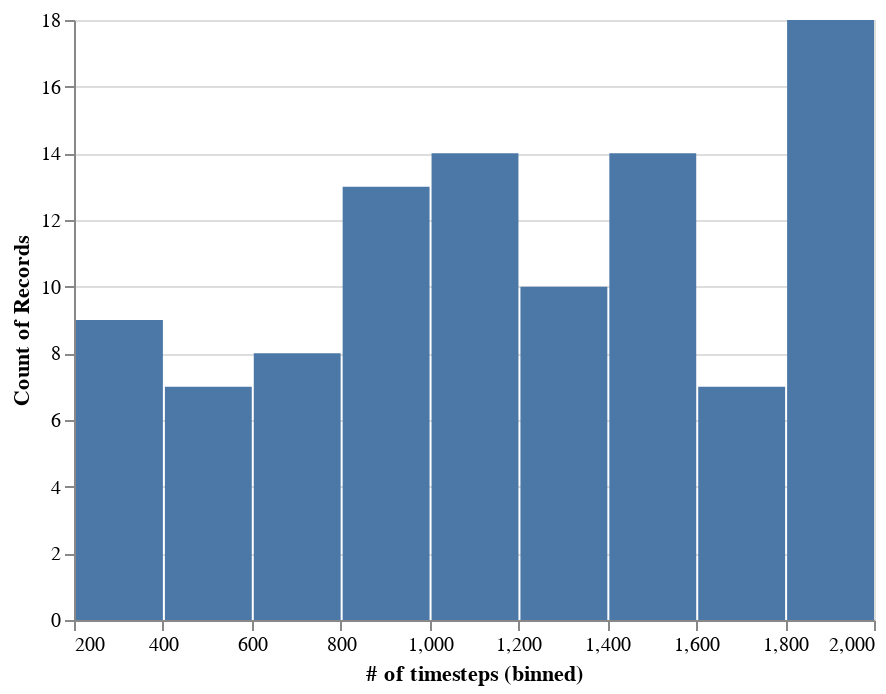

The cell this chart's notebook holds for it:
### Markdown cell above
Now let's generate a dataset where a size of a train segment is a random integer from 1 to 10.

### Code cell
train_seg_n = lambda: np.random.randint(1,11)
dataset = Dataset.generate(train_outlier_prob=0, n_samples=100, total_train_seg=train_seg_n)
sample_size_df = pd.DataFrame([len(s) for s in dataset.samples], columns=['# of timesteps'])
alt.Chart(sample_size_df).mark_bar().encode(
    alt.X("# of timesteps:Q", bin=True),
    y='count()',
)

### Figure 1 — Vega-Lite specification as saved in the notebook (floating-point values rounded to 4 significant figures)
{"config": {"view": {"continuousWidth": 400, "continuousHeight": 300}}, "data": {"name": "data-8cdfff31936b5ae5a81216e7969fe384"}, "mark": "bar", "encoding": {"x": {"type": "quantitative", "bin": true, "field": "# of timesteps"}, "y": {"type": "quantitative", "aggregate": "count"}}, "$schema": "https://vega.github.io/schema/vega-lite/v4.8.1.json", "datasets": {"data-8cdfff31936b5ae5a81216e7969fe384": [{"# of timesteps": 800}, {"# of timesteps": 800}, {"# of timesteps": 1600}, {"# of timesteps": 400}, {"# of timesteps": 1000}, {"# of timesteps": 1000}, {"# of timesteps": 200}, {"# of timesteps": 1000}, {"# of timesteps": 800}, {"# of timesteps": 1600}, {"# of timesteps": 1800}, {"# of timesteps": 1600}, {"# of timesteps": 1200}, {"# of timesteps": 1600}, {"# of timesteps": 400}, {"# of timesteps": 2000}, {"# of timesteps": 400}, {"# of timesteps": 1200}, {"# of timesteps": 400}, {"# of timesteps": 1400}, {"# of timesteps": 1400}, {"# of timesteps": 600}, {"# of timesteps": 1000}, {"# of timesteps": 600}, {"# of timesteps": 600}, {"# of timesteps": 1400}, {"# of timesteps": 1200}, {"# of timesteps": 600}, {"# of timesteps": 400}, {"# of timesteps": 1000}, {"# of timesteps": 2000}, {"# of timesteps": 200}, {"# of timesteps": 1200}, {"# of timesteps": 2000}, {"# of timesteps": 1000}, {"# of timesteps": 200}, {"# of timesteps": 1400}, {"# of timesteps": 400}, {"# of timesteps": 2000}, {"# of timesteps": 1400}, {"# of timesteps": 600}, {"# of timesteps": 1200}, {"# of timesteps": 1800}, {"# of timesteps": 1200}, {"# of timesteps": 1800}, {"# of timesteps": 600}, {"# of timesteps": 200}, {"# of timesteps": 1200}, {"# of timesteps": 1400}, {"# of timesteps": 400}, {"# of timesteps": 1600}, {"# of timesteps": 1200}, {"# of timesteps": 1000}, {"# of timesteps": 1400}, {"# of timesteps": 1000}, {"# of timesteps": 200}, {"# of timesteps": 1200}, {"# of timesteps": 1800}, {"# of timesteps": 1400}, {"# of timesteps": 1000}, {"# of timesteps": 1000}, {"# of timesteps": 800}, {"# of timesteps": 200}, {"# of timesteps": 200}, {"# of timesteps": 800}, {"# of timesteps": 1400}, {"# of timesteps": 1000}, {"# of timesteps": 1400}, {"# of timesteps": 800}, {"# of timesteps": 1800}, {"# of timesteps": 1600}, {"# of timesteps": 1800}, {"# of timesteps": 2000}, {"# of timesteps": 1400}, {"# of timesteps": 800}, {"# of timesteps": 200}, {"# of timesteps": 2000}, {"# of timesteps": 1800}, {"# of timesteps": 1800}, {"# of timesteps": 1200}, {"# of timesteps": 600}, {"# of timesteps": 1000}, {"# of timesteps": 800}, {"# of timesteps": 800}, {"# of timesteps": 1000}, {"# of timesteps": 800}, {"# of timesteps": 2000}, {"# of timesteps": 1400}, {"# of timesteps": 200}, {"# of timesteps": 800}, {"# of timesteps": 800}, {"# of timesteps": 1600}, {"# of timesteps": 600}, {"# of timesteps": 1000}, {"# of timesteps": 1400}, {"# of timesteps": 1800}, {"# of timesteps": 1400}, {"# of timesteps": 2000}, {"# of timesteps": 800}, {"# of timesteps": 1800}]}}
